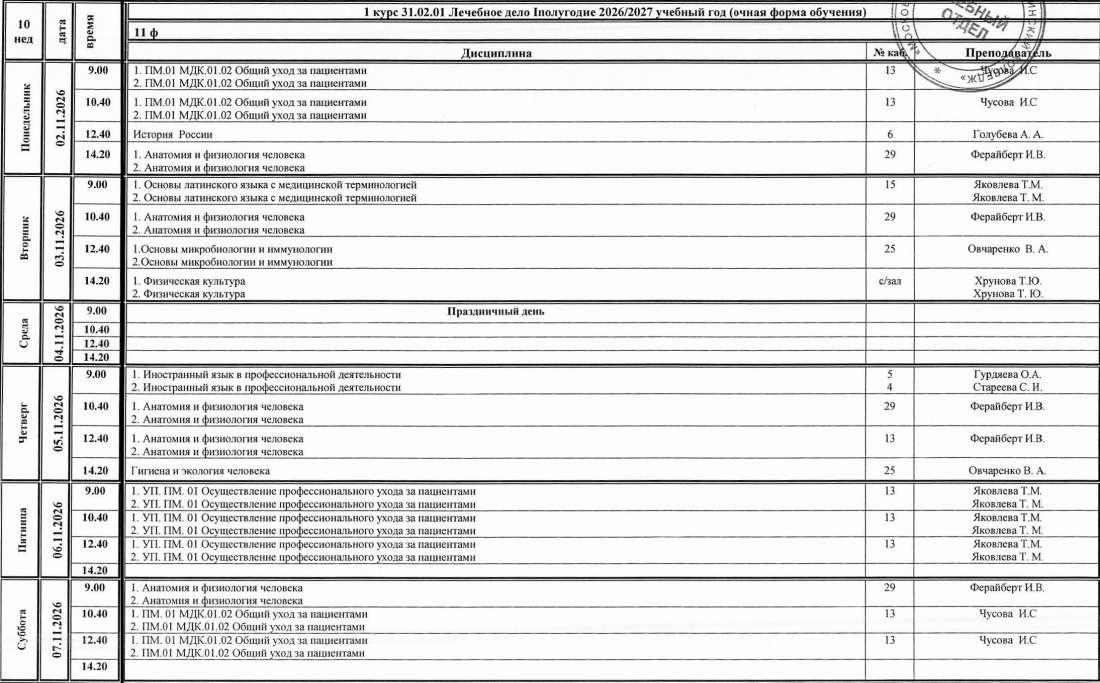
#> input picture site/data/weeks/2026-11-02/11-f_p16.jpg, 1100 x 683 px
$ python -i grid.py   (imports and definitions only)
#> lines starting #> are read from the running program, lines starting #| are printed output that depends on the picture; after the words box and inside, x2 and y2 are one past the last pixel; in counts of white or black regions, pixels touching at a corner belong together
#> further down, picture is the input picture: shape (683, 1100); min 0, max 255, mean 225.6
"""Поиск таблицы на скане: выравнивание наклона и извлечение линий сетки."""
import math

import cv2
import numpy as np


def binarize(gray):
    return cv2.adaptiveThreshold(
        gray, 255, cv2.ADAPTIVE_THRESH_MEAN_C, cv2.THRESH_BINARY_INV, 25, 15
    )
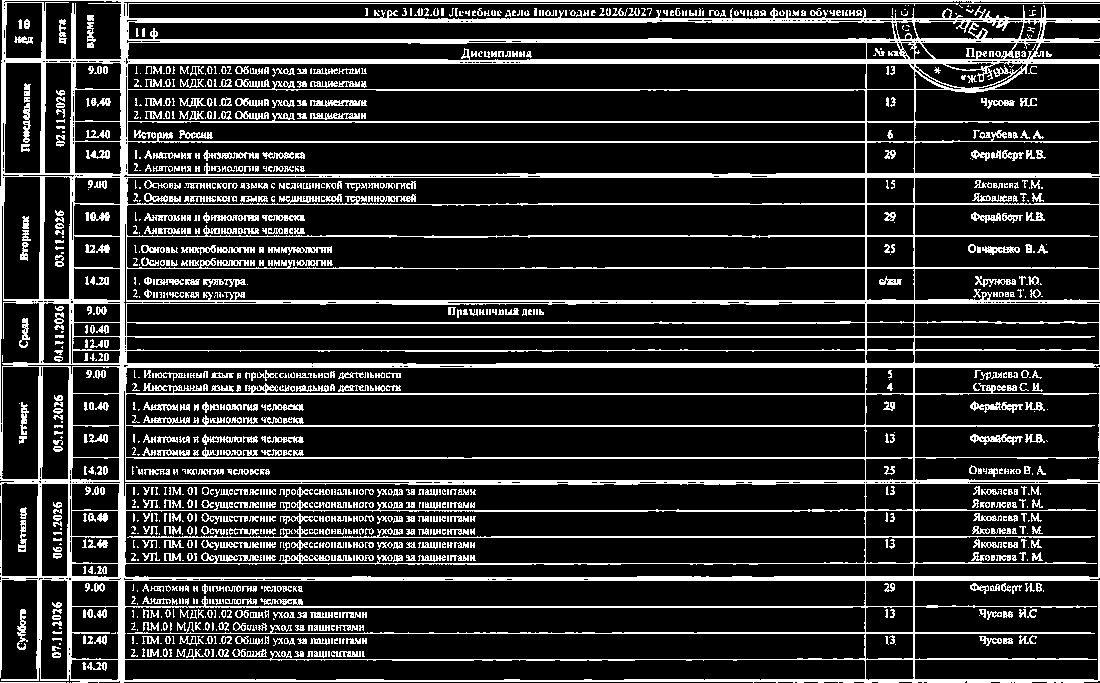
#> returned value: shape (683, 1100); 17.7% white; 1137 white regions (403 under 20 px), largest, box (x1, y1, x2, y2) and area: (0, 0, 1100, 683) 93105, (970, 434, 1023, 445) 265, (310, 100, 367, 107) 251


def estimate_skew(gray):
    """Угол наклона (в градусах) по длинным почти горизонтальным линиям."""
    bw = binarize(gray)
    h, w = bw.shape
#> h = 683; w = 1100
    lines = cv2.HoughLinesP(
        bw, 1, np.pi / 1800, threshold=300, minLineLength=w // 4, maxLineGap=8
    )
#> lines = 96 rows, first 6: [0, 364, 1099, 364], [53, 510, 1099, 510], [1, 174, 1099, 174], [1, 60, 1099, 60], [0, 483, 1099, 483], [71, 89, 1099, 89]
    if lines is None:
        return 0.0
    angles, weights = [], []
    for x1, y1, x2, y2 in np.asarray(lines).reshape(-1, 4):
        a = math.degrees(math.atan2(y2 - y1, x2 - x1))
        if abs(a) < 5:
            angles.append(a)
            weights.append(math.hypot(x2 - x1, y2 - y1))
#> this loop made 96 passes
#> (x1, y1, x2, y2, a) on passes 1 to 12: (0, 364, 1099, 364, 0), (53, 510, 1099, 510, 0), (1, 174, 1099, 174, 0), (1, 60, 1099, 60, 0), (0, 483, 1099, 483, 0), (71, 89, 1099, 89, 0), (62, 236, 1099, 236, 0), (301, 579, 1098, 578, -0.0719), (55, 322, 1099, 322, 0), (14, 481, 1099, 481, 0), (67, 563, 1099, 563, 0), (774, 576, 1088, 576, 0)
#> a on passes 61 to 66: 0, 0, 0, 0, 0, 0
#> after the loop, angles = 78 values, max 0 at index 0, min -0.631 at index 75, mean -0.0158; weights = 78 values, max 1099 at index 0, min 301 at index 70, mean 834.4
    if not angles:
        return 0.0
    order = np.argsort(angles)
#> order = 78 values, max 77 at index 76, min 0 at index 77, mean 38.5
    a = np.array(angles)[order]
#> a = 78 values from -0.631 to 0
    wts = np.array(weights)[order]
#> wts = 78 values, max 1099 at index 13, min 301 at index 8, mean 834.4
    cum = np.cumsum(wts)
#> cum = 78 values from 454 to 65081
    return float(a[np.searchsorted(cum, cum[-1] / 2)])  # взвешенная медиана


def deskew(gray):
    angle = estimate_skew(gray)
#> angle = 0
    if abs(angle) < 0.02:
        return gray, angle
    h, w = gray.shape
    m = cv2.getRotationMatrix2D((w / 2, h / 2), angle, 1.0)
    out = cv2.warpAffine(
        gray, m, (w, h), flags=cv2.INTER_CUBIC, borderValue=255
    )
    return out, angle


# [13 lines left out: function _runs, not called in this run]


class Grid:
    """Маски горизонтальных/вертикальных линий выровненной страницы."""

    # [48 lines left out: functions __init__, vlines, hlines, clean_crop, has_ink, not called in this run]

>>> import cv2
>>> picture = cv2.imread('../site/data/weeks/2026-11-02/11-f_p16.jpg', cv2.IMREAD_GRAYSCALE)
>>> result = deskew(picture)

$ run again, on site/data/weeks/2026-11-02/16-f_p28.jpg
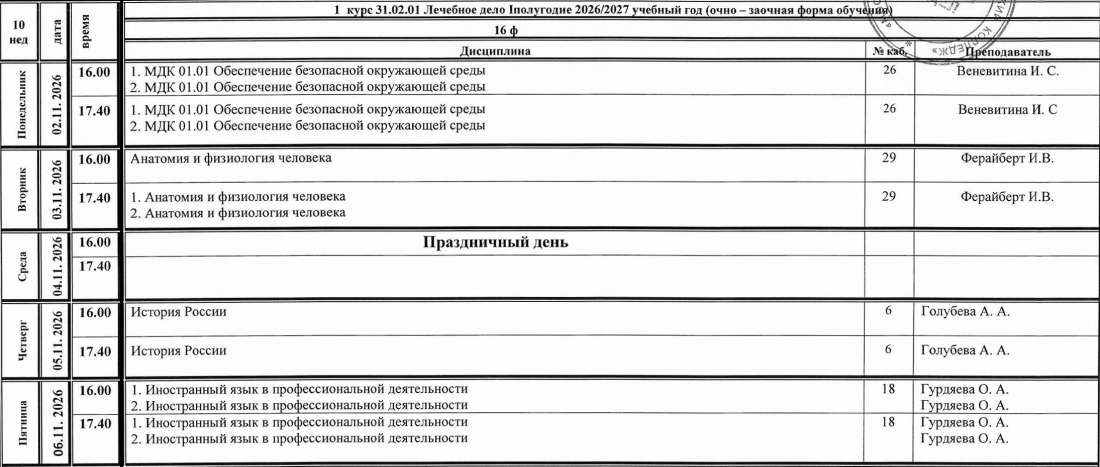
#> input picture site/data/weeks/2026-11-02/16-f_p28.jpg, 1100 x 467 px
#> picture is the input picture: shape (467, 1100); min 0, max 255, mean 223.5
#> in binarize, `return cv2.adaptiveThreshold( gray, 255, cv2.ADAPTIVE_THRESH_MEAN_C, c..`:
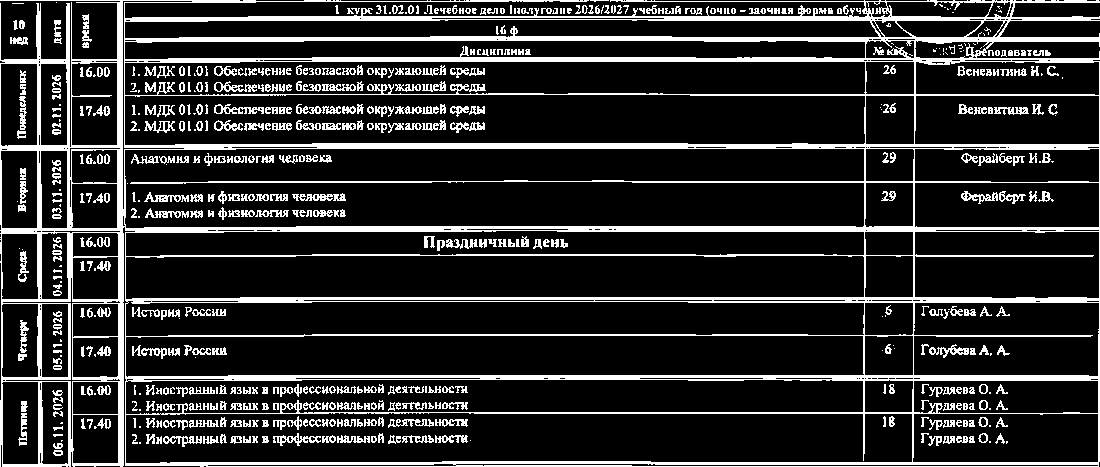
#> returned value: shape (467, 1100); 17.2% white; 614 white regions (118 under 20 px), largest, box (x1, y1, x2, y2) and area: (0, 0, 1100, 467) 61693, (292, 193, 346, 201) 259, (273, 433, 321, 446) 240
#> lines = 73 rows, first 6: [1, 378, 295, 378], [450, 299, 1099, 298], [0, 145, 1099, 145], [1, 377, 1099, 377], [0, 60, 1099, 58], [1, 300, 303, 300]
#> the loop in estimate_skew, `for x1, y1, x2, y2 in np.asarray(lines).reshape(-1, 4):` made 73 passes
#> (x1, y1, x2, y2, a) on passes 1 to 8: (1, 378, 295, 378, 0), (450, 299, 1099, 298, -0.0883), (0, 145, 1099, 145, 0), (1, 377, 1099, 377, 0), (0, 60, 1099, 58, -0.104), (1, 300, 303, 300, 0), (160, 61, 1099, 61, 0), (555, 228, 1099, 228, 0)
#> after the loop in estimate_skew, `for x1, y1, x2, y2 in np.asarray(lines).reshape(-1, 4):`: angles = 60 values, max 0.338 at index 59, min -0.342 at index 56, mean -0.0154; weights = 60 values, max 1099 at index 4, min 286 at index 43, mean 623.9
#> order = 60 values, max 59 at index 59, min 0 at index 31, mean 29.5
#> in estimate_skew, `a = np.array(angles)[order]`: a = 60 values from -0.342 to 0.338
#> wts = 60 values, max 1099 at index 9, min 286 at index 36, mean 623.9
#> cum = 60 values from 335 to 37433.1
#> angle = 0

$ run again, on site/data/weeks/2026-11-02/21-f_p21.jpg
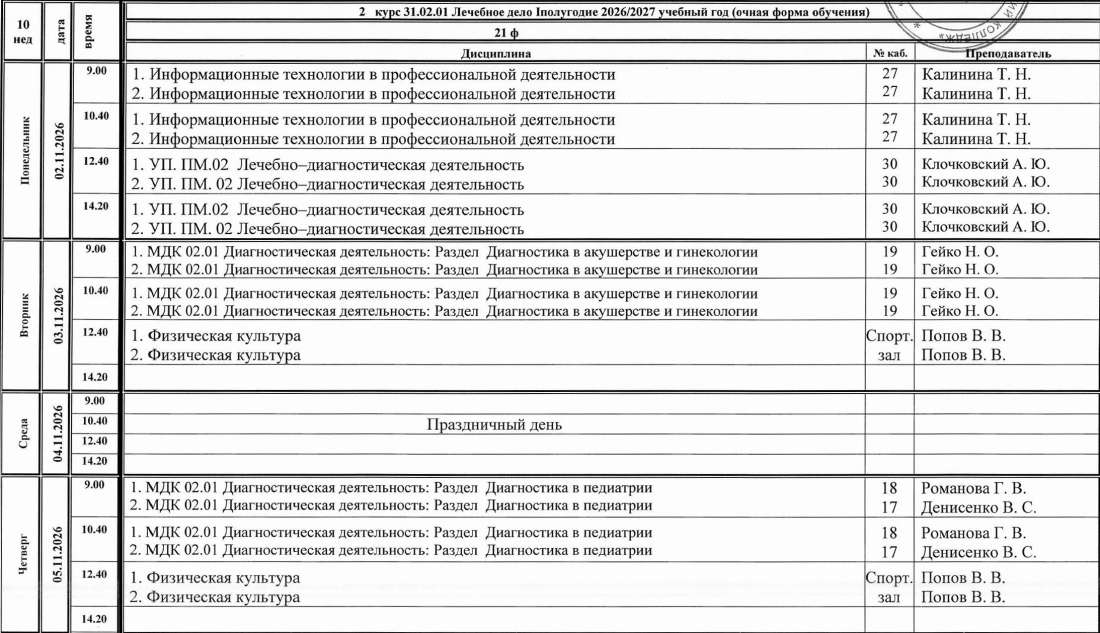
#> input picture site/data/weeks/2026-11-02/21-f_p21.jpg, 1100 x 633 px
#> picture is the input picture: shape (633, 1100); min 0, max 255, mean 224.5
#> in binarize, `return cv2.adaptiveThreshold( gray, 255, cv2.ADAPTIVE_THRESH_MEAN_C, c..`:
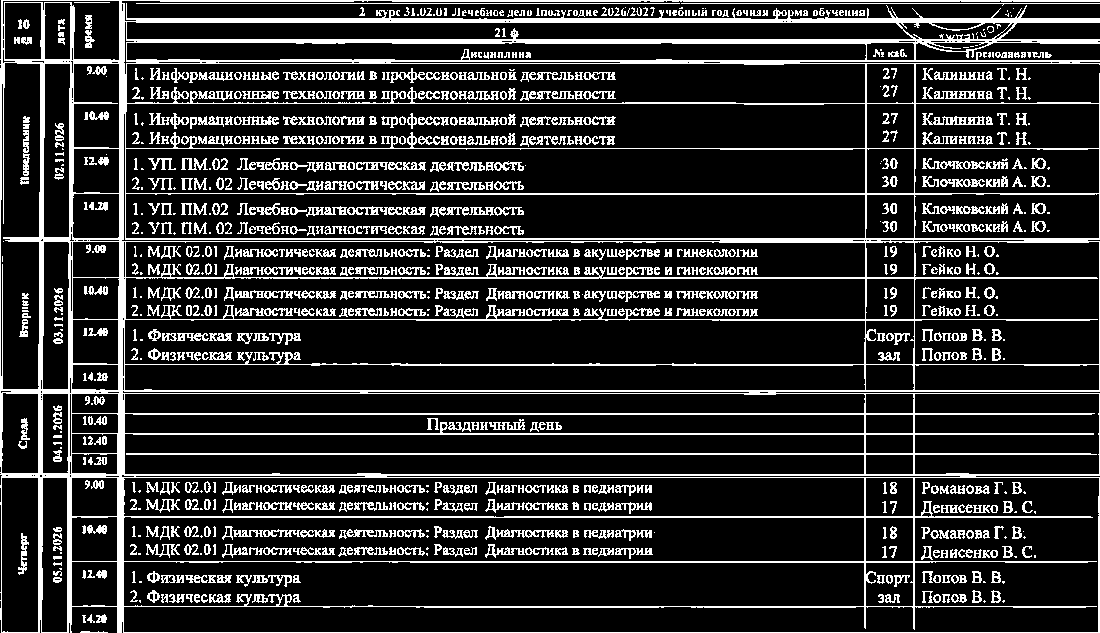
#> returned value: shape (633, 1100); 17.4% white in thin lines or dots
#> lines = 100 rows, first 6: [17, 63, 1099, 63], [11, 391, 1099, 391], [69, 103, 1099, 103], [10, 239, 1099, 239], [1, 0, 1099, 0], [0, 238, 1099, 238]
#> the loop in estimate_skew, `for x1, y1, x2, y2 in np.asarray(lines).reshape(-1, 4):` made 100 passes
#> (x1, y1, x2, y2, a) on passes 1 to 8: (17, 63, 1099, 63, 0), (11, 391, 1099, 391, 0), (69, 103, 1099, 103, 0), (10, 239, 1099, 239, 0), (1, 0, 1099, 0, 0), (0, 238, 1099, 238, 0), (119, 19, 1099, 19, 0), (1, 60, 1099, 60, 0)
#> after the loop in estimate_skew, `for x1, y1, x2, y2 in np.asarray(lines).reshape(-1, 4):`: angles = 85 values, max 0.634 at index 71, min -0.247 at index 75, mean 0.0256; weights = 85 values, max 1099 at index 5, min 275 at index 84, mean 696.5
#> order = 85 values, max 84 at index 44, min 0 at index 17, mean 42
#> in estimate_skew, `a = np.array(angles)[order]`: a = 85 values from -0.247 to 0.634
#> wts = 85 values, max 1099 at index 22, min 275 at index 44, mean 696.5
#> cum = 85 values from 463 to 59200.1
#> angle = 0

$ run again, on site/data/weeks/2026-11-02/21-f_p22.jpg
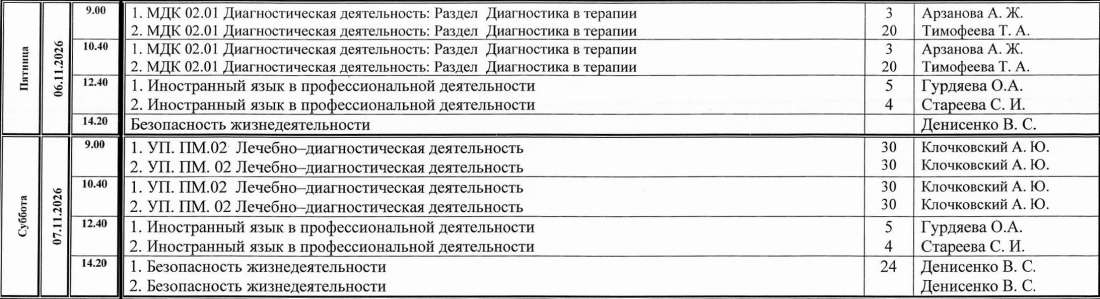
#> input picture site/data/weeks/2026-11-02/21-f_p22.jpg, 1100 x 299 px
#> picture is the input picture: shape (299, 1100); min 0, max 255, mean 221.3
#> in binarize, `return cv2.adaptiveThreshold( gray, 255, cv2.ADAPTIVE_THRESH_MEAN_C, c..`:
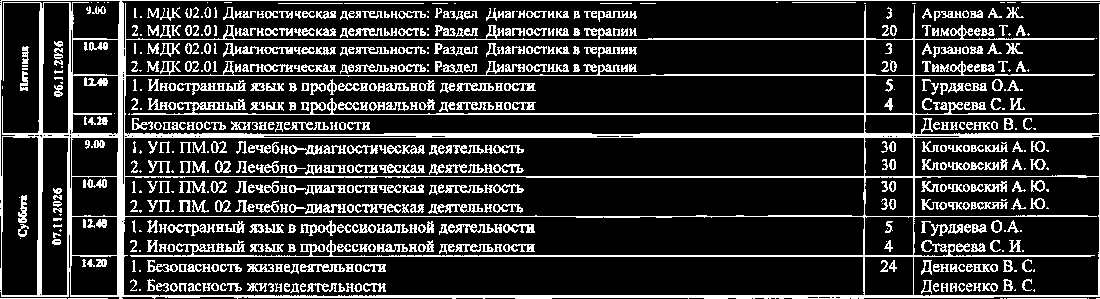
#> returned value: shape (299, 1100); 18.9% white in thin lines or dots
#> lines = 45 rows, first 6: [1, 0, 1099, 0], [0, 134, 1099, 134], [15, 135, 1091, 135], [13, 137, 1099, 137], [67, 176, 1099, 176], [68, 114, 1099, 114]
#> the loop in estimate_skew, `for x1, y1, x2, y2 in np.asarray(lines).reshape(-1, 4):` made 45 passes
#> (x1, y1, x2, y2, a) on passes 1 to 8: (1, 0, 1099, 0, 0), (0, 134, 1099, 134, 0), (15, 135, 1091, 135, 0), (13, 137, 1099, 137, 0), (67, 176, 1099, 176, 0), (68, 114, 1099, 114, 0), (67, 216, 1099, 216, 0), (1, 296, 1099, 296, 0)
#> after the loop in estimate_skew, `for x1, y1, x2, y2 in np.asarray(lines).reshape(-1, 4):`: angles = 45 values, max 0.597 at index 39, min 0 at index 0, mean 0.041; weights = 45 values, max 1099 at index 1, min 281 at index 13, mean 575
#> order = 45 values, max 44 at index 42, min 0 at index 0, mean 22
#> in estimate_skew, `a = np.array(angles)[order]`: a = 45 values from 0 to 0.597
#> wts has the same summary as weights
#> cum = 45 values from 1098 to 25875
#> angle = 0
